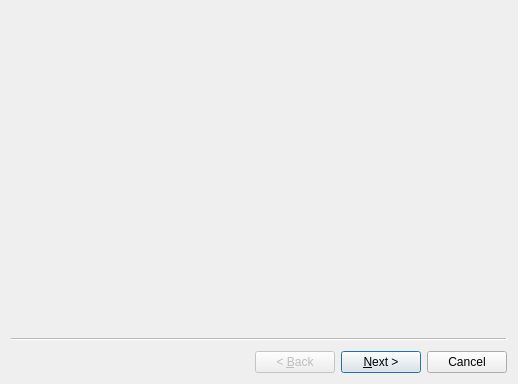
<?xml version="1.0" encoding="UTF-8"?>
<ui version="4.0">
 <class>Wizard</class>
 <widget class="QWizard" name="Wizard">
  <property name="geometry">
   <rect>
    <x>0</x>
    <y>0</y>
    <width>518</width>
    <height>384</height>
   </rect>
  </property>
  <property name="windowTitle">
   <string>Wizard</string>
  </property>
  <widget class="ProSetPage" name="wizardPage1"/>
  <widget class="ComfirmPage" name="wizardPage2"/>
 </widget>
 <customwidgets>
  <customwidget>
   <class>ProSetPage</class>
   <extends>QWizardPage</extends>
   <header>prosetpage.h</header>
   <container>1</container>
  </customwidget>
  <customwidget>
   <class>ComfirmPage</class>
   <extends>QWizardPage</extends>
   <header>comfirmpage.h</header>
   <container>1</container>
  </customwidget>
 </customwidgets>
 <resources/>
 <connections/>
</ui>
